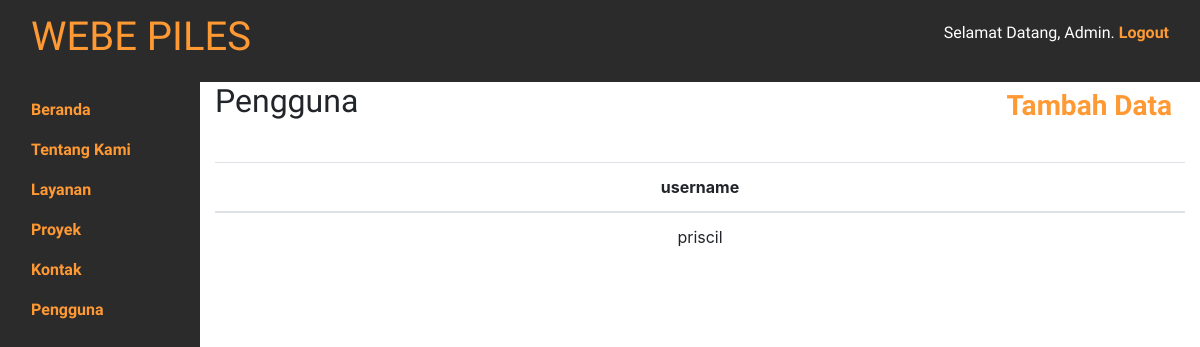
/admin/pengguna.php (signed in), run on an earlier commit of the app's database.
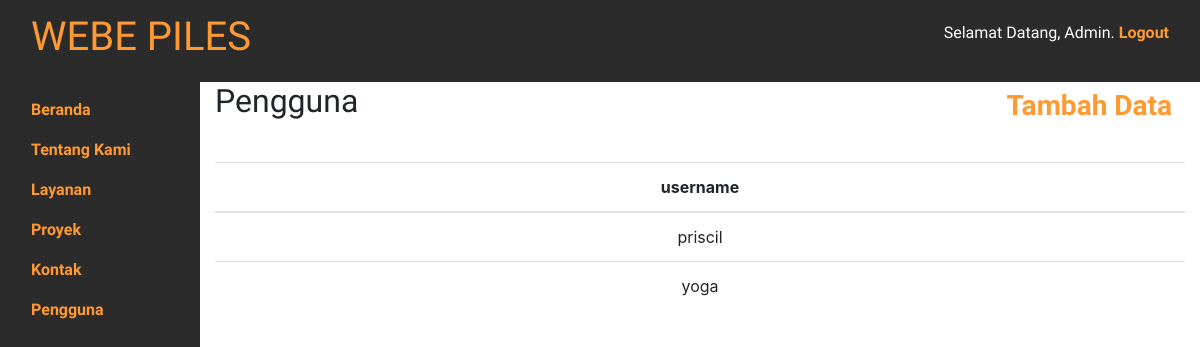
And on a later commit of the database.
### tables this page shows
CREATE TABLE `users` (
  `id_users` int(11) NOT NULL,
  `username` varchar(50) NOT NULL,
  `password` varchar(255) NOT NULL,
  `created_at` datetime DEFAULT CURRENT_TIMESTAMP
);

### admin/pengguna.php (the view, shortened to what this page needs)
<!doctype html>
<html lang="id" class="h-100">
    <?php include 'head.php'; ?>
  </head>
  <body class="h-100">
    <?php include 'navbar.php'; ?>
    <div class="container-fluid h-100">
      <div class="row h-100">
        <div class="col-md-10">
          <div class="row">
            <div class="col d-flex justify-content-between">
              <h2>Pengguna</h2>
              <a href="tambah/tambah-pengguna.php" class="btn btn-link">
                <h3 style="color: #ff9933; font-weight: bold;">Tambah Data</h3>
              </a>
            </div>
          </div>
          <br>
          <?php
            include 'fungsi/koneksi.php';
            $users = "SELECT * FROM users";
            $hasil_users = mysqli_query($koneksi, $users);
          ?>
          <table class="table table-hover text-center">
            <thead>
              <tr>
                <th class="align-middle">username</th>
              </tr>
            </thead>
            <tbody>
              <?php
                while ($row_users = mysqli_fetch_array($hasil_users, MYSQLI_ASSOC)) {
              ?>
              <tr>
                <td class="align-middle"><?php echo $row_users['username']; ?></td>
              </tr>
              <?php
                }
              ?>
            </tbody>
          </table>
        </div>
      </div>
    </div>
  </body>
</html>

What changed in the data, as far as the page shows it:
added users: username "yoga"
